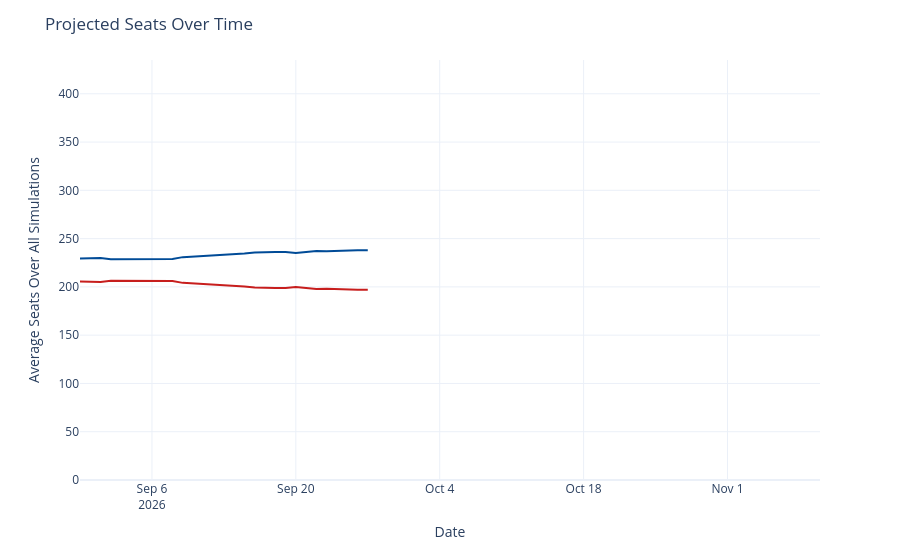

Source (notebook cell):
### Code cell
seats_over_time = output_ts[(output_ts['geo'] == 'US House') &
                             (output_ts['type'] == 'seats')]
seats_over_time['rep_seats'] = seats_over_time['y'].map(lambda x: 435 - x)
seats_over_time = seats_over_time.rename({'y': 'Democrats', 'rep_seats': 'Republicans'}, axis=1)
seats_time_ser = px.line(seats_over_time, x='date', y=['Democrats', 'Republicans'], template='plotly_white',
                        color_discrete_map={'Democrats': '#004b97', 'Republicans': '#c71e1d'},)
seats_time_ser.update_traces(hovertemplate="%{y:.1f}")
seats_time_ser.update_layout(
    xaxis=dict(range=[pd.to_datetime('2026-08-30'), pd.to_datetime('2026-11-10')]),
    yaxis=dict(range=[0, 435]),
    xaxis_title='Date',
    yaxis_title='Average Seats Over All Simulations',
    title=dict(text="Projected Seats Over Time"),
    hovermode="x",
    showlegend=False
)
seats_time_ser

### Figure 1 — Plotly figure (JSON) as saved in the notebook; plotly's stock layout.template omitted (floating-point values rounded to 4 significant figures)
{"data": [{"hovertemplate": "%{y:.1f}", "legendgroup": "Democrats", "line": {"color": "#004b97", "dash": "solid"}, "marker": {"symbol": "circle"}, "mode": "lines", "name": "Democrats", "orientation": "v", "showlegend": true, "type": "scatter", "x": ["2026-08-30", "2026-08-31", "2026-09-01", "2026-09-02", "2026-09-03", "2026-09-04", "2026-09-05", "2026-09-06", "2026-09-07", "2026-09-08", "2026-09-09", "2026-09-14", "2026-09-15", "2026-09-16", "2026-09-17", "2026-09-18", "2026-09-19", "2026-09-20", "2026-09-21", "2026-09-22", "2026-09-23", "2026-09-24", "2026-09-25", "2026-09-26", "2026-09-27"], "xaxis": "x", "y": [229.4, 230.0, 230.0, 228.5, 228.5, 228.7, 228.7, 228.9, 228.8, 228.9, 230.8, 233.6, 234.7, 235.7, 236.2, 236.1, 236.0, 235.0, 236.2, 237.2, 236.9, 237.4, 237.9, 237.9, 237.9], "yaxis": "y"}, {"hovertemplate": "%{y:.1f}", "legendgroup": "Republicans", "line": {"color": "#c71e1d", "dash": "solid"}, "marker": {"symbol": "circle"}, "mode": "lines", "name": "Republicans", "orientation": "v", "showlegend": true, "type": "scatter", "x": ["2026-08-30", "2026-08-31", "2026-09-01", "2026-09-02", "2026-09-03", "2026-09-04", "2026-09-05", "2026-09-06", "2026-09-07", "2026-09-08", "2026-09-09", "2026-09-14", "2026-09-15", "2026-09-16", "2026-09-17", "2026-09-18", "2026-09-19", "2026-09-20", "2026-09-21", "2026-09-22", "2026-09-23", "2026-09-24", "2026-09-25", "2026-09-26", "2026-09-27"], "xaxis": "x", "y": [205.6, 205.0, 205.0, 206.5, 206.5, 206.3, 206.3, 206.1, 206.2, 206.1, 204.2, 201.4, 200.3, 199.3, 198.8, 198.9, 199.0, 200.0, 198.8, 197.8, 198.1, 197.6, 197.1, 197.1, 197.1], "yaxis": "y"}], "layout": {"hovermode": "x", "legend": {"title": {"text": "variable"}, "tracegroupgap": 0}, "margin": {"t": 60}, "showlegend": false, "title": {"text": "Projected Seats Over Time"}, "xaxis": {"anchor": "y", "domain": [0, 1], "range": ["2026-08-30T00:00:00", "2026-11-10T00:00:00"], "title": {"text": "Date"}}, "yaxis": {"anchor": "x", "domain": [0, 1], "range": [0, 435], "title": {"text": "Average Seats Over All Simulations"}}}}
